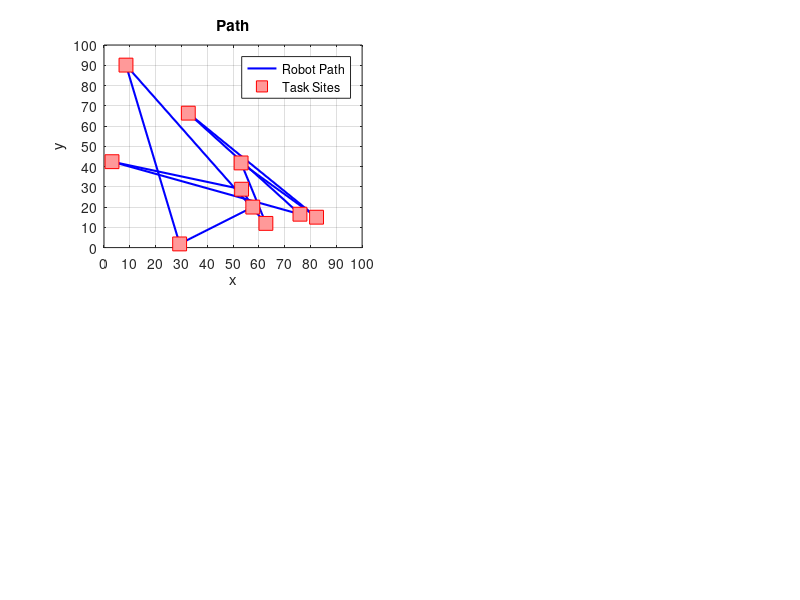

Write the MATLAB code that produced this figure. (Note: this script raises an error after producing the figure.)
%% Multi-Robot Task Allocation
% This version of the code is for a static enviroment and
% the solution approach is based on Simulated Annealing method for a single
% robot.

%% Initializing the parameters and figure
clear;
clc;
close all;
numTasks = 10;
grid_limit = 100;
coords = grid_limit*rand(numTasks,2);
% Subplot1
figure('units','normalized','outerposition',[0 0 1 1]);
subplot(2,2,1)
coord_comp = [coords;coords(1,:)];
plot(coord_comp(:,1), coord_comp(:,2),'b','LineWidth',1.5); hold on;
plot(coords(:,1),coords(:,2),'s','MarkerSize',10, 'MarkerEdgeColor','red',...
    'MarkerFaceColor',[1 .6 .6]);
legend('Robot Path', 'Task Sites');
title('Path');
xlabel('x');
ylabel('y');
% axis equal;
grid on;
xlim([0 grid_limit]);
ylim([0 grid_limit]);
xticks([0:grid_limit/10:grid_limit]);
yticks([0:grid_limit/10:grid_limit]);

%% Simulated Annealing
cost0 = get_total_distance(coords);
global_min = cost0;
opt_coords = coords;
T = 30;
T_init = T;
c_init = cost0;
alpha = 0.99;
i = 1;
costMat = [];
probMat = [];
tempMat = [];
nSteps = 500;

for i = 1:nSteps
    costMat(end+1,:) = cost0;
    tempMat(end+1,:) = T;
    tempcost = cost0;
    % Subplot2
    subplot(2,2,2)
    plot([1:1:i], costMat,'b','LineWidth',1.5);
    title('Total Length(Cost)');
    xlabel('Step');
    ylabel('Length');
    xlim([0 nSteps]);
    ylim([0 c_init*1.2]);
    % Subplot4
    subplot(2,2,4)
    plot([1:1:i], tempMat,'b','LineWidth',1.5); hold on;
    title('Temperature');
    xlabel('Step');
    ylabel('Temperature');
    xlim([0 nSteps]);
    ylim([0 T_init]);
    X = sprintf('%d, cost = %0.5f',i,cost0);
    T = T*alpha;
    for j = 1:500
        r = randperm(numTasks,2);
        temp = coords(r(1),:);
        coords(r(1),:) = coords(r(2),:);
        coords(r(2),:) = temp;
        cost1 = get_total_distance(coords);
        if cost1 < cost0
            cost0 = cost1;
        else
            x = rand;
            loss = cost0 - cost1;
            prob = exp(loss/T);
            if x < prob
                cost0 = cost1;
            else
                temp = coords(r(1),:);
                coords(r(1),:) = coords(r(2),:);
                coords(r(2),:) = temp;
            end
        end        
    end
    if global_min > cost0
        global_min = cost0;
        opt_coords = coords;
    end
    
    probMat(end+1,:) = prob;
    % Subplot3
    subplot(2,2,3)
    plot([1:1:i], probMat,'b.','MarkerSize',8); hold on;
    title('Acceptance Probability');
    xlabel('Step');
    ylabel('Probability');
    xlim([0 nSteps]);
    ylim([0 1]);
    figure(1)
    subplot(2,2,1);
    
    % Subplot 1
    coord_comp = [coords;coords(1,:)];
    plot(coord_comp(:,1), coord_comp(:,2),'b','LineWidth',1.5); hold on;
    plot(coords(:,1),coords(:,2),'s','MarkerSize',10, 'MarkerEdgeColor','red',...
    'MarkerFaceColor',[1 .6 .6]);
    legend('Robot Path', 'Task Sites');
    hold off;
    title('Path');
    xlabel('x');
    ylabel('y');
%     axis equal;
    grid on;
    xlim([0 grid_limit]);
    ylim([0 grid_limit]);
    xticks([0:grid_limit/10:grid_limit]);
    yticks([0:grid_limit/10:grid_limit]);
end

%% Optimal Solution
% Subplot 1
coord_comp = [opt_coords;opt_coords(1,:)];
plot(coord_comp(:,1), coord_comp(:,2),'b','LineWidth',1.5); hold on;
plot(opt_coords(:,1),opt_coords(:,2),'s','MarkerSize',10, 'MarkerEdgeColor','red',...
'MarkerFaceColor',[1 .6 .6]);
hold off;
legend('Robot Path', 'Task Sites');
title('Path');
xlabel('x');
ylabel('y');
%     axis equal;
grid on;
xlim([0 grid_limit]);
ylim([0 grid_limit]);
xticks([0:grid_limit/10:grid_limit]);
yticks([0:grid_limit/10:grid_limit]);
X = sprintf('Optimal Path Length is %.2f',global_min);
disp(X);
f = msgbox('Optimal Allocation Found!');
function [totaldist] = get_total_distance(coords)
    totaldist = 0;
    for i = 1:length(coords)-1
        totaldist = totaldist + norm(coords(i+1,:) - coords(i,:));
    end
    totaldist = totaldist + norm(coords(1,:) - coords(end,:));
end